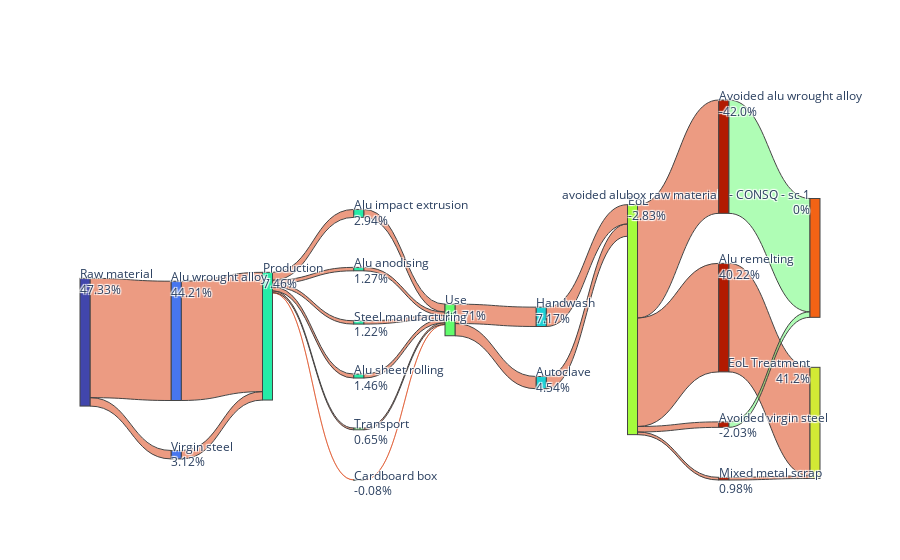

Notebook cell for this chart:
### Code cell
# Create a Sankey diagram
fig = go.Figure()

# Calculate the scale factor for link thickness and node size
max_value = max(abs(link['value']) for link in links_sc1)
scale_factor = 1  # You can adjust this factor to control the scaling

# Calculate total outflow for each node and round to 2 decimals
outflow_totals = {node: round(sum(link['value'] for link in links_sc1 if link['source'] == node), 2) for node in node_sc1}

# Calculate total inflow for each node and round to 2 decimals
inflow_totals = {node: round(sum(link['value'] for link in links_sc1 if link['target'] == node), 2) for node in node_sc1}

# Determine if a node has only incoming flows
incoming_only = {node: inflow_totals[node] > 0 and outflow_totals[node] == 0 for node in node_sc1}

# Calculate y-coordinates for nodes based on total outflow or inflow
node_y_coordinates = [sum(inflow_totals[node] if incoming_only[node] else outflow_totals[node] for node in node_sc1[:i]) for i in range(len(node_sc1))]
incoming_only['Avoided raw mat.'] = True
incoming_only['EoL Treatment'] = True
# incoming_only['Avoided chromium steel'] = True

# Add links
fig.add_trace(go.Sankey(
    node=dict(
        pad=50,
        thickness=10,
        line=dict(width=[abs(link['value']) / max_value * scale_factor for link in links_sc1]),
        label=[f"{node}<br>{inflow_totals[node] if incoming_only[node] else outflow_totals[node]}%" for node in node_sc1],
        color=[node_colors[node] for node in node_sc1],
    ),
    link=dict(
        source=[node_sc1.index(link['source']) for link in links_sc1],
        target=[node_sc1.index(link['target']) for link in links_sc1],
        value=[abs(link['value']) for link in links_sc1],
        color=[node_colors_links[link['source']] for link in links_sc1],  # Use source node color for links
        line=dict(width=[abs(link['value']) / max_value * scale_factor for link in links_sc1]),
    ),
    arrangement="perpendicular",
    domain=dict(x=[0, 1], y=[0, 1]),
))


# Show the figure
fig.show()
# fig.write_image("Sankey_alubox_consq.jpg")

### Figure 1 — Plotly figure (JSON) as saved in the notebook; plotly's stock layout.template omitted (floating-point values rounded to 4 significant figures)
{"data": [{"arrangement": "perpendicular", "domain": {"x": [0, 1], "y": [0, 1]}, "link": {"color": ["rgba(0.8538, 0.2217, 0.02677, .5)", "rgba(0.8538, 0.2217, 0.02677, .5)", "rgba(0.8538, 0.2217, 0.02677, .5)", "rgba(0.8538, 0.2217, 0.02677, .5)", "rgba(0.8538, 0.2217, 0.02677, .5)", "rgba(0.8538, 0.2217, 0.02677, .5)", "rgba(0.8538, 0.2217, 0.02677, .5)", "rgba(0.8538, 0.2217, 0.02677, .5)", "rgba(0.8538, 0.2217, 0.02677, .5)", "rgba(0.8538, 0.2217, 0.02677, .5)", "rgba(0.8538, 0.2217, 0.02677, .5)", "rgba(0.8538, 0.2217, 0.02677, .5)", "rgba(0.8538, 0.2217, 0.02677, .5)", "rgba(0.8538, 0.2217, 0.02677, .5)", "rgba(0.8538, 0.2217, 0.02677, .5)", "rgba(0.8538, 0.2217, 0.02677, .5)", "rgba(0.8538, 0.2217, 0.02677, .5)", "rgba(0.8538, 0.2217, 0.02677, .5)", "rgba(0.8538, 0.2217, 0.02677, .5)", "rgba(0.8538, 0.2217, 0.02677, .5)", "rgba(0.8538, 0.2217, 0.02677, .5)", "rgba(0.8538, 0.2217, 0.02677, .5)", "rgba(0.8538, 0.2217, 0.02677, .5)", "rgba(0.8538, 0.2217, 0.02677, .5)", "rgba(0.8538, 0.2217, 0.02677, .5)", "rgba(0.38127, 0.98909, 0.42386, .5)", "rgba(0.8538, 0.2217, 0.02677, .5)", "rgba(0.38127, 0.98909, 0.42386, .5)"], "line": {"width": [1, 1, 0.07057, 0.07057, 0.02873, 0.02873, 0.0665, 0.0665, 0.00181, 0.00181, 0.0276, 0.0276, 0.03302, 0.03302, 0.1027, 0.1027, 0.1622, 0.1622, 0.9097, 0.9097, 0.02217, 0.02217, 0.0147, 0.0147, 0.95, 0.95, 0.04592, 0.04592]}, "source": [0, 6, 0, 7, 1, 9, 1, 10, 1, 11, 1, 12, 1, 13, 2, 15, 2, 17, 3, 19, 3, 21, 1, 22, 3, 25, 3, 26], "target": [6, 1, 7, 1, 9, 2, 10, 2, 11, 2, 12, 2, 13, 2, 15, 3, 17, 3, 19, 4, 21, 4, 22, 2, 25, 24, 26, 24], "value": [44.21, 44.21, 3.12, 3.12, 1.27, 1.27, 2.94, 2.94, 0.08, 0.08, 1.22, 1.22, 1.46, 1.46, 4.54, 4.54, 7.17, 7.17, 40.22, 40.22, 0.98, 0.98, 0.65, 0.65, 42, 42, 2.03, 2.03]}, "node": {"color": ["rgba(0.25618, 0.27412, 0.67381, 1)", "rgba(0.14391, 0.9268, 0.65448, 1)", "rgba(0.38127, 0.98909, 0.42386, 1)", "rgba(0.64362, 0.98999, 0.23356, 1)", "rgba(0.82333, 0.91253, 0.20663, 1)", "rgba(0.18995, 0.07176, 0.23217, 1)", "rgba(0.27698, 0.46153, 0.93309, 1)", "rgba(0.27698, 0.46153, 0.93309, 1)", "rgba(0.38127, 0.98909, 0.42386, 1)", "rgba(0.14391, 0.9268, 0.65448, 1)", "rgba(0.14391, 0.9268, 0.65448, 1)", "rgba(0.14391, 0.9268, 0.65448, 1)", "rgba(0.14391, 0.9268, 0.65448, 1)", "rgba(0.14391, 0.9268, 0.65448, 1)", "rgba(0.22676, 0.63913, 0.98851, 1)", "rgba(0.10738, 0.81381, 0.83484, 1)", "rgba(0.22676, 0.63913, 0.98851, 1)", "rgba(0.10738, 0.81381, 0.83484, 1)", "rgba(0.95398, 0.38836, 0.08362, 1)", "rgba(0.6965, 0.10102, 0.00522, 1)", "rgba(0.95398, 0.38836, 0.08362, 1)", "rgba(0.6965, 0.10102, 0.00522, 1)", "rgba(0.38127, 0.98909, 0.42386, 1)", "rgba(0.38127, 0.98909, 0.42386, 1)", "rgba(0.95398, 0.38836, 0.08362, 1)", "rgba(0.6965, 0.10102, 0.00522, 1)", "rgba(0.6965, 0.10102, 0.00522, 1)"], "label": ["Raw material<br>47.33%", "Production<br>7.46%", "Use<br>11.71%", "EoL<br>-2.83%", "EoL Treatment<br>41.2%", "alubox raw materials - CONSQ - sc 1<br>0%", "Alu wrought alloy<br>44.21%", "Virgin steel<br>3.12%", "alubox production - CONSQ - sc 1<br>0%", "Alu anodising<br>1.27%", "Alu impact extrusion<br>2.94%", "Cardboard box<br>-0.08%", "Steel manufacturing<br>1.22%", "Alu sheet rolling<br>1.46%", "autoclave - CONSQ - sc 1<br>0%", "Autoclave<br>4.54%", "Handwash - CONSQ - sc 1<br>0%", "Handwash<br>7.17%", "alubox EoL melting - CONSQ - sc 1<br>0%", "Alu remelting<br>40.22%", "alubox EoL mixed sorting - CONSQ - sc 1<br>0%", "Mixed metal scrap<br>0.98%", "Transport<br>0.65%", "Transport<br>0.65%", "avoided alubox raw materials - CONSQ - sc 1<br>0%", "Avoided alu wrought alloy<br>-42.0%", "Avoided virgin steel<br>-2.03%"], "line": {"width": [1, 1, 0.07057, 0.07057, 0.02873, 0.02873, 0.0665, 0.0665, 0.00181, 0.00181, 0.0276, 0.0276, 0.03302, 0.03302, 0.1027, 0.1027, 0.1622, 0.1622, 0.9097, 0.9097, 0.02217, 0.02217, 0.0147, 0.0147, 0.95, 0.95, 0.04592, 0.04592]}, "pad": 50, "thickness": 10}, "type": "sankey"}], "layout": {}}
